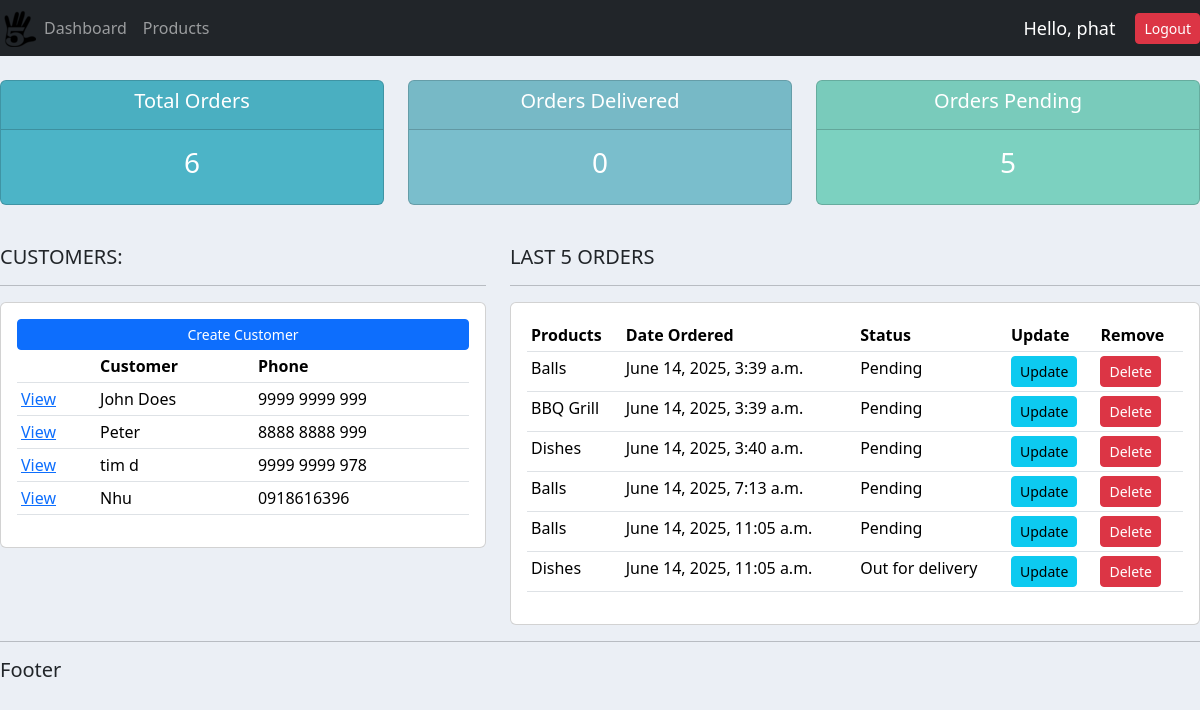
The app's page / (signed in), older data.
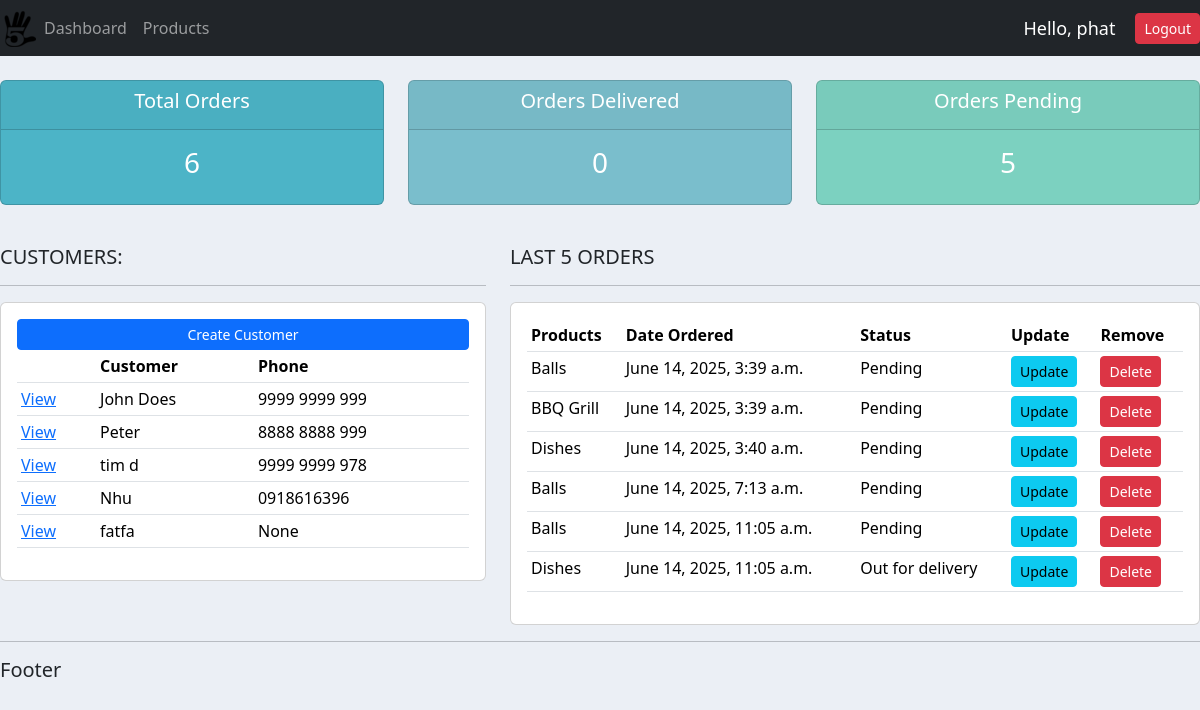
The same page, newer data.
### accounts/models.py (models this page shows, shortened)
class Customer(models.Model):
    user = models.OneToOneField(User, null=True, blank=True, on_delete=models.CASCADE)
    name = models.CharField(max_length=200, null=True)
    phone = models.CharField(max_length=200, null=True)
    email = models.CharField(max_length=200, null=True)
    profile_pic = models.ImageField(default="profile.jpg", null=True, blank=True)
    date_created = models.DateTimeField(auto_now_add=True, null=True)

class Order(models.Model):
    STATUS = (
        ('Pending', 'Pending'),
        ('Out for delivery', 'Out for delivery'),
        ('Delivered', 'Delivered'),
    )
    customer = models.ForeignKey(Customer, null=True, on_delete= models.SET_NULL)
    product = models.ForeignKey(Product, null=True, on_delete= models.SET_NULL)
    date_created = models.DateTimeField(auto_now_add=True, null=True)
    status = models.CharField(max_length=200, null=True, choices=STATUS)
    note = models.CharField(max_length=1000, null=True)

class Product(models.Model):
    CATEGORY = (
        ('Indoor', 'Indoor'),
        ('Out Door', 'Out Door'),
    )
    name = models.CharField(max_length=200, null=True)
    price = models.FloatField(null=True)
    category = models.CharField(max_length=200, null=True, choices=CATEGORY)
    description = models.CharField(max_length=200, null=True, blank=True)
    date_created = models.DateTimeField(auto_now_add=True, null=True)
    tags = models.ManyToManyField(Tag)
    def __str__(self):
        return self.name

### accounts/decorators.py (the view)
    def wrapper_function(request, *args, **kwargs):
        group = None
        if request.user.groups.exists():
            group = request.user.groups.all()[0].name
        if group == 'customer':
            return redirect('user-page')
        if group == 'admin':
            return view_func(request, *args, **kwargs)

### accounts/views.py (called while the page is built)
@login_required(login_url='login')
@admin_only
def home(request):
    orders = Order.objects.all()
    customers = Customer.objects.all()
    total_customers = customers.count()
    total_orders = orders.count()
    delivered = orders.filter(status='Delivered').count()
    pending = orders.filter(status='Pending').count()
    context = {'orders': orders, 'customers': customers,
    'total_customers': total_customers, 'total_orders': total_orders,
    'delivered': delivered, 'pending': pending}
    return render(request, 'accounts/dashboard.html', context)

### accounts/templates/accounts/dashboard.html
{% extends 'accounts/main.html'%}
{% block content %}
{% include 'accounts/status.html' %}
<br>
<div class="row">
    <div class="col-md-5">
        <h5>CUSTOMERS:</h5>
        <hr>
        <div class="card card-body">
            <a href="" class="btn btn-primary btn-sm btn-block">
                Create Customer
            </a>
            <table class="table table-sm">
                <tr>
                    <th></th>
                    <th>Customer</th>
                    <th>Phone</th>
                </tr>
                {% for customer in customers %}
                    <tr>
                        <td><a href="{% url 'customer' customer.id%}">View</a></td>
                        <td>{{customer.name}}</td>
                        <td>{{customer.phone}}</td>
                    </tr>
                {% endfor %}
            </table>
        </div>
    </div>
    <div class="col-md-7">
        <h5>LAST 5 ORDERS</h5>
        <hr>
        <div class="card card-body">
            <table class="table table-sm">
                <tr>
                    <th>Products</th>
                    <th>Date Ordered</th>
                    <th>Status</th>
                    <th>Update</th>
                    <th>Remove</th>
                </tr>
                {% for order in orders %}
                    <tr>
                        <td>{{order.product}}</td>
                        <td>{{order.date_created}}</td>
                        <td>{{order.status}}</td>
                        <td><a href="{% url 'update_order' order.id %}" class="btn btn-sm btn-info">Update</a></td>
                        <td><a href="{% url 'delete_order' order.id %}" class="btn btn-sm btn-danger">Delete</a></td>
                    </tr>
                {% endfor %}
            </table>
        </div>
    </div>
</div>
{% endblock %}

Row changes from the older to the newer data that the page shows:
added Customer: name "fatfa", phone "None"
